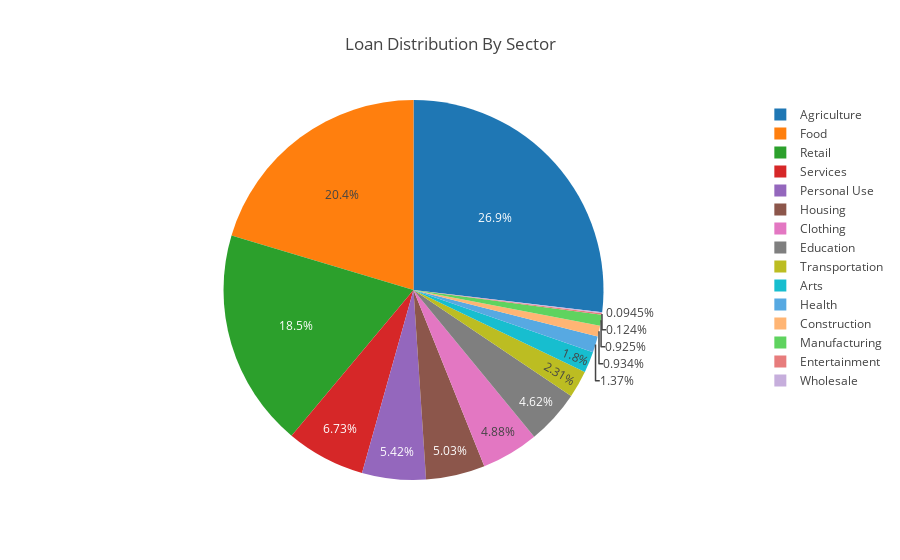

Write notebook code for a chart like this one.
### Code cell
import plotly.graph_objs as go
import plotly.plotly as py

kiva_loans_count_by_sector = kiva_loan['sector'].value_counts().reset_index()
kiva_loans_count_by_sector.columns = ['Sector','NumberOfLoans']
kiva_loans_count_by_sector.head(n=5)
trace = go.Pie(labels=kiva_loans_count_by_sector.Sector,values=kiva_loans_count_by_sector.NumberOfLoans)
layout = dict(
    title='Loan Distribution By Sector',
)
fig = go.Figure(data=[trace],layout=layout)
iplot(fig,filename='Loan Distribtuion BySector')

### Figure 1 — Plotly figure (JSON) as saved in the notebook; plotly's stock layout.template omitted (floating-point values rounded to 4 significant figures)
{"data": [{"labels": ["Agriculture", "Food", "Retail", "Services", "Personal Use", "Housing", "Clothing", "Education", "Transportation", "Arts", "Health", "Construction", "Manufacturing", "Entertainment", "Wholesale"], "type": "pie", "values": [180302, 136657, 124494, 45140, 36385, 33731, 32742, 31013, 15518, 12060, 9223, 6268, 6208, 830, 634]}], "layout": {"title": "Loan Distribution By Sector"}}
